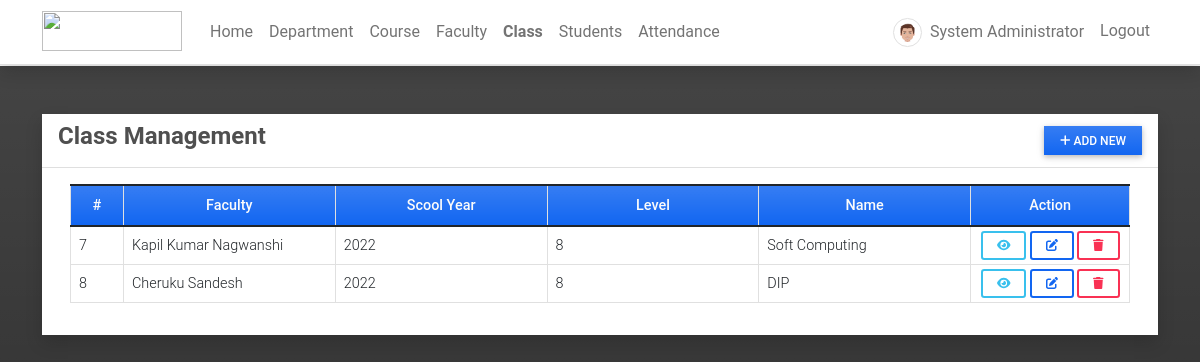
The app's page /class (signed in) with its own data.
### attendance/models.py (models this page shows, shortened)
class UserProfile(models.Model):
    user = models.OneToOneField(User, on_delete=models.CASCADE,related_name='profile')
    contact = models.CharField(max_length=250)
    dob = models.DateField(blank=True, null = True)
    address = models.TextField(blank=True, null = True)
    avatar = models.ImageField(blank=True, null = True, upload_to= 'images/')
    user_type = models.IntegerField(default = 2)
    gender = models.CharField(max_length=100, choices=[('Male','Male'),('Female','Female')], blank=True, null= True)
    department = models.ForeignKey(Department, on_delete=models.CASCADE, blank= True, null = True)

class Class(models.Model):
    assigned_faculty = models.ForeignKey(UserProfile, on_delete=models.CASCADE)
    school_year = models.CharField(max_length=250)
    level = models.CharField(max_length=250)
    name = models.CharField(max_length=250)

### attendance/views.py (the view)
# urls.py: path('class',views.classPage,name='class-page'),
@login_required
def classPage(request):
    if request.user.profile.user_type == 1:
        classes = Class.objects.all()
    else:
        classes = Class.objects.filter(
            assigned_faculty=request.user.profile).all()
    context['page_title'] = "Class Management"
    context['classes'] = classes
    return render(request, 'class_mgt.html', context)

### attendance/templates/class_mgt.html (shortened to what this page needs)
{% extends 'base.html' %} {% block pageContent %}
<div class="col-lg-12 col-md-12 col-sm-12 col-xs-12">
    <div class="card card-default rounded-0 shadow ">
        <div class="card-header">
            <div class="d-flex w-100 align-items-center justify-content-between">
                <h4 class="card-title fw-bold">Class Management</h4>
                <div class="tools">
                    {% if user.profile.user_type == 1 %}
                    <button type="button" class="btn btn-primary rounded-0 bg-gradient btn-sm" id='add_new'><i class="fa fa-plus"></i> Add New</button>
                    {% endif  %}
                </div>
            </div>
        </div>
        <div class="card-body">
            <div class="container-fluid">
                <table class="table table-bordered" id="class-list">
                    <colgroup>
                        <col width="5%">
                        <col width="20%">
                        <col width="20%">
                        <col width="20%">
                        <col width="20%">
                        <col width="15%">
                    </colgroup>
                    <thead>
                        <tr class="bg-gradient bg-primary bg-opacity-50 text-light">
                            <th class="px-2 py-2 text-center">#</th>
                            <th class="px-2 py-2 text-center">Faculty</th>
                            <th class="px-2 py-2 text-center">Scool Year</th>
                            <th class="px-2 py-2 text-center">Level</th>
                            <th class="px-2 py-2 text-center">Name</th>
                            <th class="px-2 py-2 text-center">Action</th>
                        </tr>
                    </thead>
                    <tbody>
                        {% for class in classes %}
                        <tr>
                            <td class="px-2 py-1 align-middle">{{ class.id }}</td>
                            <td class="px-2 py-1 align-middle">{{ class.assigned_faculty.user.first_name }} {{ class.assigned_faculty.user.last_name }}</td>
                            <td class="px-2 py-1 align-middle">{{ class.school_year }}</td>
                            <td class="px-2 py-1 align-middle">{{ class.level }}</td>
                            <td class="px-2 py-1 align-middle">{{ class.name }}</td>
                            <td class="px-2 py-1 align-middle text-center">
                                <a class="btn btn-outline-info btn-sm" href="{% url 'class-page' class.pk %}" title="View">
                                    <i class="fa fa-eye"></i>
                                </a>
                                {% if user.profile.user_type == 1 %}
                                <a class="btn btn-outline-primary btn-sm edit-data" href="javascript:void(0)" data-id="{{ class.pk }}" title="Edit">
                                    <i class="fa fa-edit"></i>
                                </a>
                                <button class="btn btn-outline-danger btn-sm delete-data" type="button" data-id="{{ class.pk }}" title="Delete">
                                    <i class="fa fa-trash"></i>
                                </button>
                                {% endif  %}
                            </td>
                        </tr>
                        {% endfor %}
                    </tbody>
                </table>
            </div>
        </div>
    </div>
</div>
{% endblock pageContent %}

### attendance/templates/topNavigation.html (shortened to what this page needs)
{% load static %}
<header>
    <nav class="navbar navbar-expand-lg navbar-light bg-white fixed-top shadow border-bottom">
        <div class="container">
            <a class="navbar-brand" target="_blank" href="{% url 'home-page' %}">
                <img src="{{ MEDIA_URL }}/default/ams-logo.png" height="16" alt="" loading="lazy" style="margin-top: -3px;" />
            </a>
            <div class="collapse navbar-collapse" id="navbarExample01">
                {% if user.id %}
                <ul class="navbar-nav me-auto mb-2 mb-lg-0" id="topNav">
                    <li class="nav-item">
                        <a class="nav-link" aria-current="page" href="{% url 'home-page' %}">Home</a>
                    </li>
                    {% if user.profile.user_type == 1 %}
                    <li class="nav-item">
                        <a class="nav-link" aria-current="page" href="{% url 'department-page' %}">Department</a>
                    </li>
                    <li class="nav-item">
                        <a class="nav-link" aria-current="page" href="{% url 'course-page' %}">Course</a>
                    </li>
                    <li class="nav-item">
                        <a class="nav-link" aria-current="page" href="{% url 'faculty-page' %}">Faculty</a>
                    </li>
                    {% endif %}
                    <li class="nav-item">
                        <a class="nav-link" aria-current="page" href="{% url 'class-page' %}">Class</a>
                    </li>
                    <li class="nav-item">
                        <a class="nav-link" aria-current="page" href="{% url 'student-page' %}">Students</a>
                    </li>
                    <li class="nav-item">
                        <a class="nav-link" aria-current="page" href="{% url 'attendance-class' %}">Attendance</a>
                    </li>
                </ul>
                <ul class="navbar-nav d-flex flex-row">
                    {% if user.id %} {% if user.profile.user_type == 1 %} {% endif %}
                    <li class="nav-item me-3 me-lg-0">
                        <a class="nav-link" href="{% url 'profile' %}">
                            <span class="me-1"><img src="{% if user.profile.avatar %}{{ user.profile.avatar.url }}{% else %}{{ MEDIA_URL }}/default/default-avatar.png{% endif %}" alt="User Avatar" data-url="{% if user.profile.avatar %}{{ user.profile.avatar.url }}{% else %}{{ MEDIA_URL }}/default/default-avatar.png{% endif %}" id="user-avatar" class="img-thumbnail rounded-circle"></span>
                            {{ user.first_name }} {{user.last_name}}
                        </a>
                    </li>
                    <li class="nav-item me-3 me-lg-0">
                        <a class="nav-link" href="{% url 'logout' %}">Logout</a>
                    </li>
                    {% else %}
                    <li class="nav-item me-3 me-lg-0">
                        <a class="nav-link" href="{% url 'login' %}">Login</a>
                    </li>
                    {% endif %}
                </ul>
                {% endif %}
            </div>
        </div>
    </nav>
</header>

### static/assets/default/css/style.css (style rules this page uses)
html, body { height: 100%; width: 100%; max-height: 100%; overflow: auto; display: flex; flex-direction: column; }
body>header { flex-shrink: auto; }
#user-avatar { width: 1.8rem; height: 1.8rem; object-fit: scale-down; object-position: center center; }
.navbar-brand>img { width: 7em; height: 2em; }
.nav-item.active a.nav-link { font-weight: bolder !important; }

### records on screen
Class: id "7", assigned_faculty.user.first_name "Kapil Kumar", assigned_faculty.user.last_name "Nagwanshi", school_year "2022", level "8", name "Soft Computing"
Class: id "8", assigned_faculty.user.first_name "Cheruku", assigned_faculty.user.last_name "Sandesh", school_year "2022", level "8", name "DIP"

### other values on screen
{{ user.first_name }} "System"
{{ user.last_name }} "Administrator"
